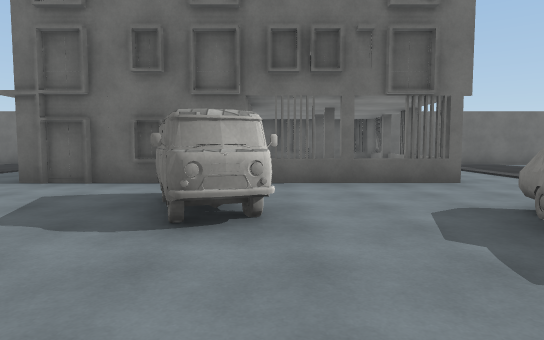
[1] (above)

24 first-person views from a walk through a Unity game level. The camera is 1.4 m above the floor, tilts 4° down and sees 75° across. The floor is counted in squares, 2 m on a side. Each view is taken from the middle of a square. On the plan, view 1 faces up. The plan holds only what a view shows up to about 11 squares ahead; the rest is blank. The place goes on beyond the plan. The player is left out. Surface patterns are stand-ins for the level's own textures.

[2]
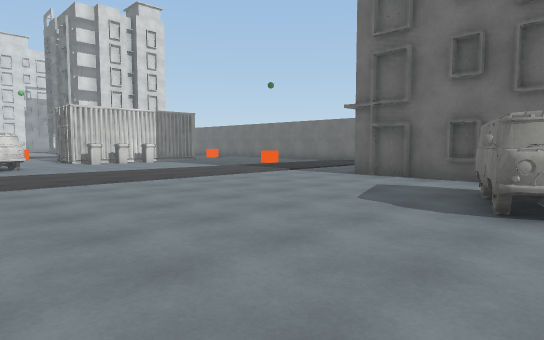

[3]
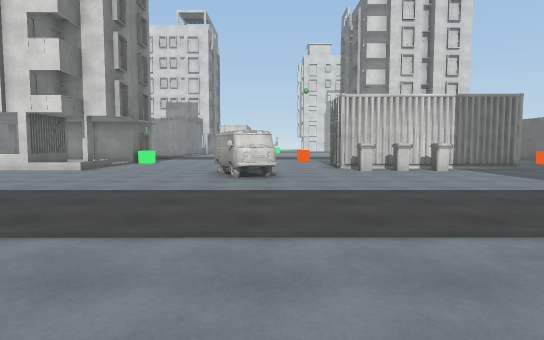

[4]
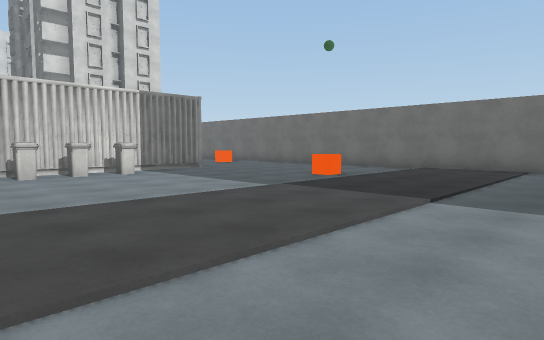

[5]
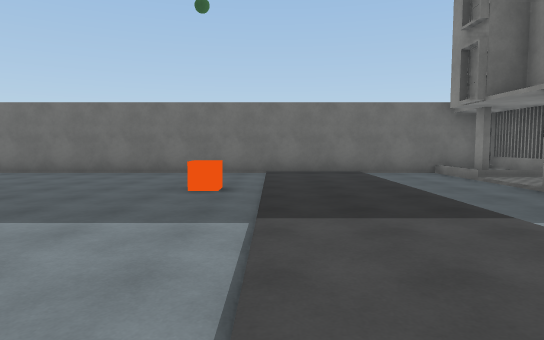

[6]
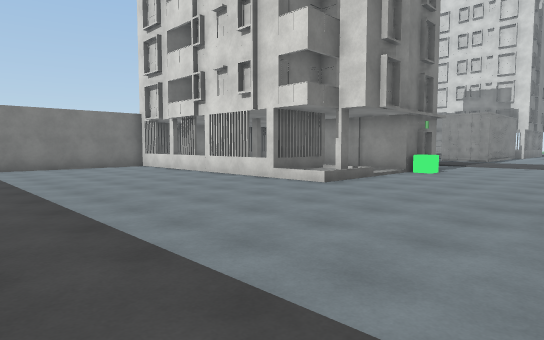

[7]
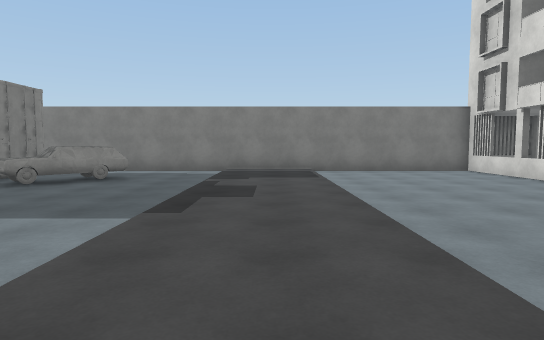

[8]
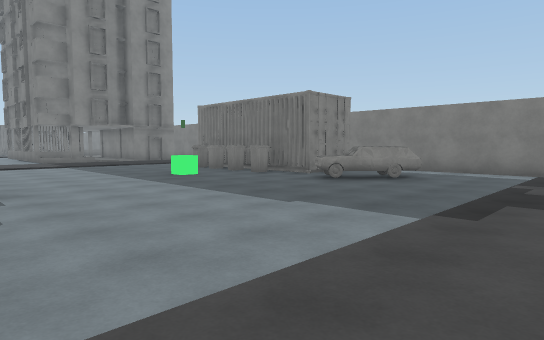

[9]
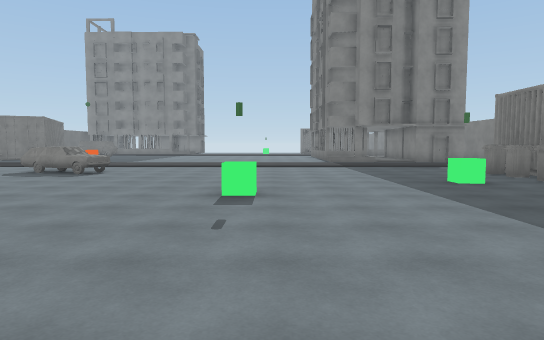

[10]
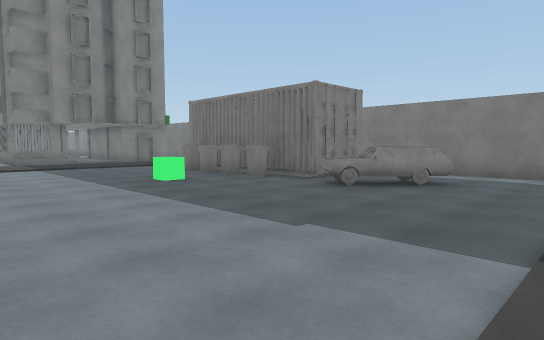

[11]
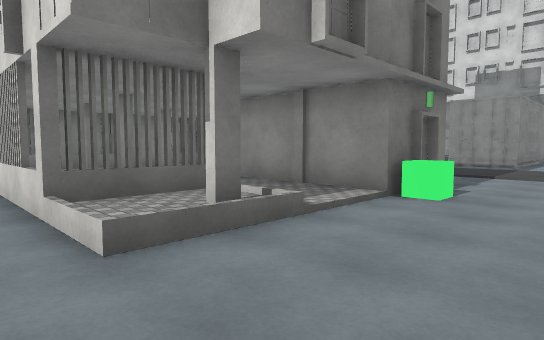

[12]
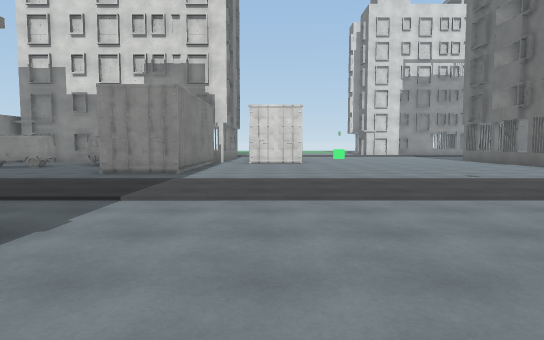

[13]
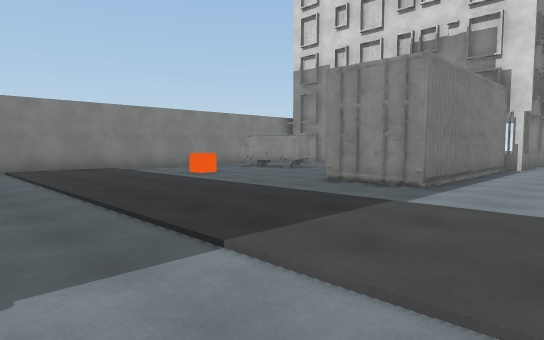

[14]
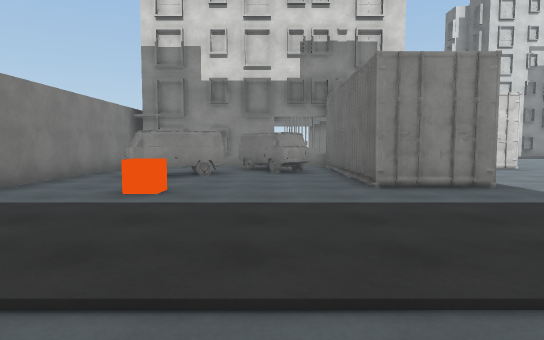

[15]
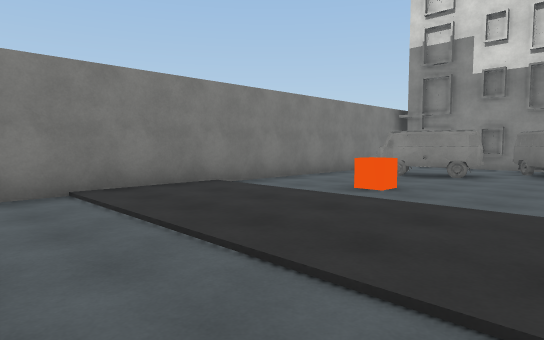

[16]
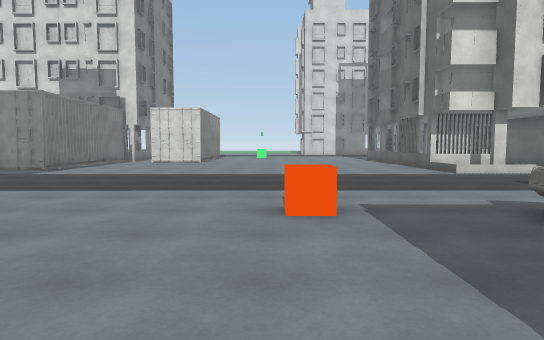

[17]
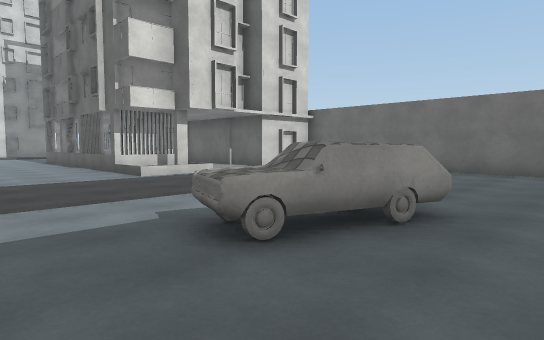

[18]
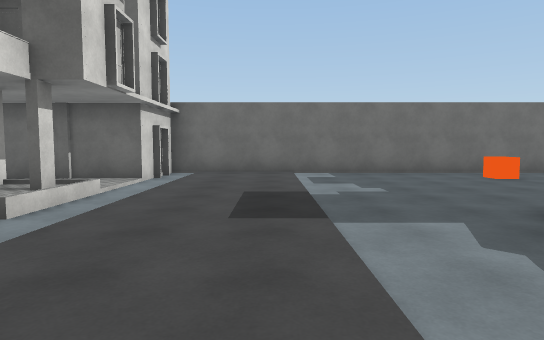

[19]
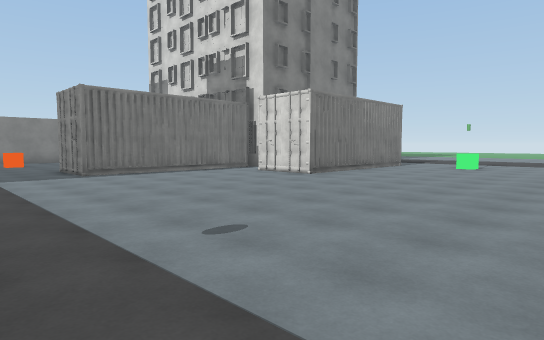

[20]
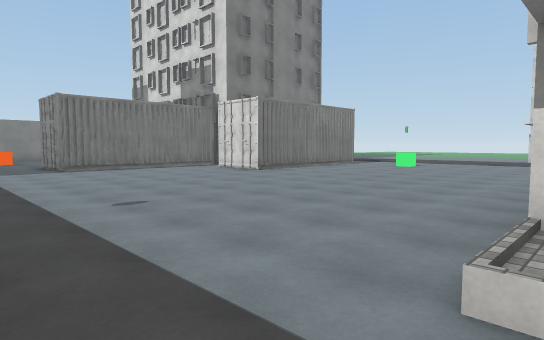

[21]
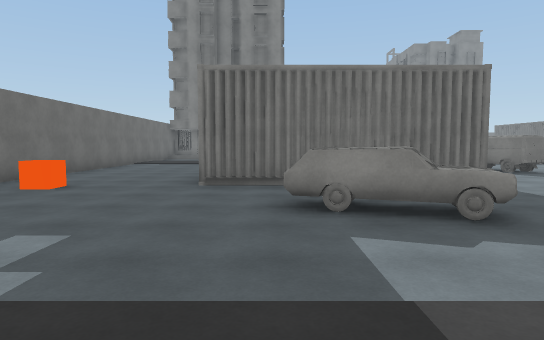

[22]
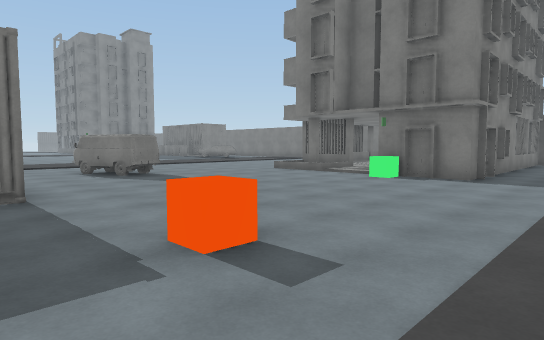

[23]
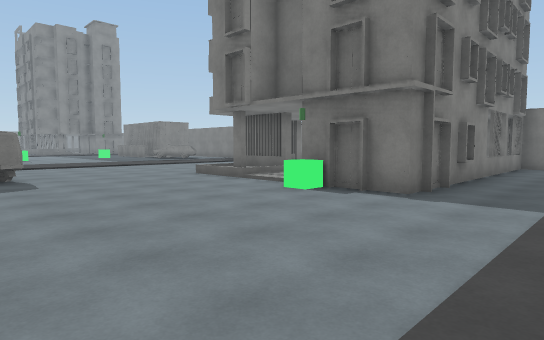

[24]
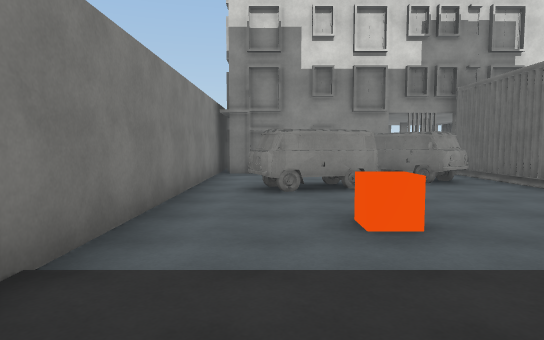

### Floor plan
Key: @ floor where view 1 was taken; # wall or solid block; . main floor; : floor 0.25 m higher than the main floor; / step, stairs or slope; B building; C car; N container; O other object.
Columns run from 31 left of view 1 to 4 right of it. Each row starts with its distance up from view 1.
 13       #######################
 12       B....................
 11       B.......O............BB
 10       :.................... B
  9       :..............O.....
  8      BB........##..........   B
  7  B   B:........##..........BBBB   B.
  6 ............C..##...................
  5 ............C..##O............C.....
  4 ...............##O............C...C.
  3 ...............N#.............CC..C.
  2 ...........O.....................CC.
  1 ...................C................
  0 ..................CC...........@....
 -1 #...................................
 -2  .................................
 -3 N.............................O.....
 -4 N............B......................
 -5     ##...... B  B/..................
 -6 #####N...... B  BB..................
 -7 BCC......... B   :.............O....
 -8 BCC.........BB   :..................
 -9 .CC.........     B.........CC.OO.O
-10 ..CC..O.....     :.........C.######
-11 ...C........     B...........#    N
-12 ......./...B     B..../.....
-13 ###############################

Positions as (right, up) in squares from view 1, and headings:
1: (0, 0), facing up
2: (0, -1), facing up-left
3: (-4, 1), facing left
4: (-5, 2), facing up-left
5: (-9, 3), facing up
6: (-8, 0), facing down-left
7: (-8, -2), facing down
8: (-8, -2), facing down-right
9: (-7, -3), facing right
10: (-7, -3), facing down-right
11: (-13, -2), facing down-left
12: (-17, -2), facing left
13: (-20, -2), facing down-left
14: (-20, -8), facing left
15: (-20, -7), facing down-left
16: (-16, 2), facing left
17: (-17, 3), facing up-left
18: (-22, 3), facing up
19: (-23, 5), facing down-left
20: (-23, 7), facing down-left
21: (-23, 7), facing right
22: (-22, 4), facing down-right
23: (-22, 1), facing down-right
24: (-22, -11), facing left
